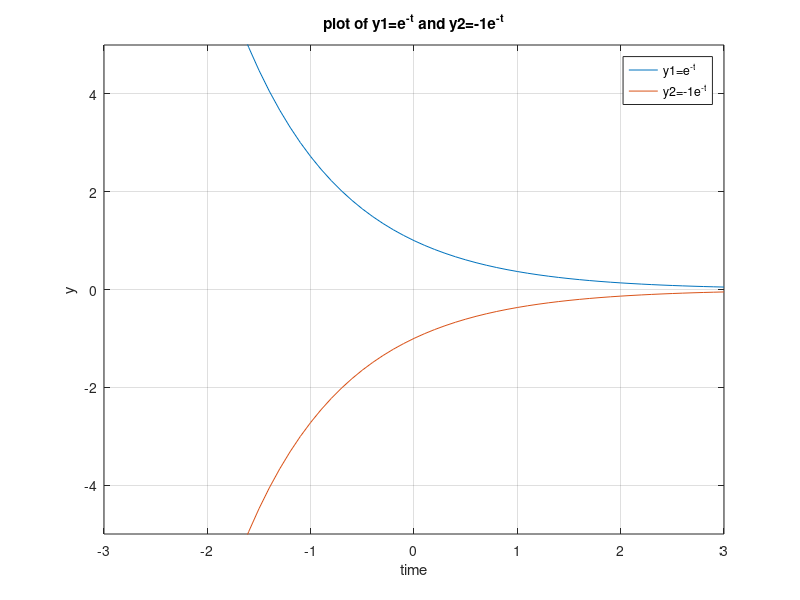

Here is the MATLAB script that generated this plot:
t = -3.0:0.1:3.0;

y1=exp(-t);
y2=-1*exp(-t);

plot(t,y1,t,y2);
legend("y1=e^{-t}", "y2=-1e^{-t}")

ylim([-5 5]);
grid on;
title("plot of y1=e^{-t} and y2=-1e^{-t}");
xlabel("time");
ylabel("y");